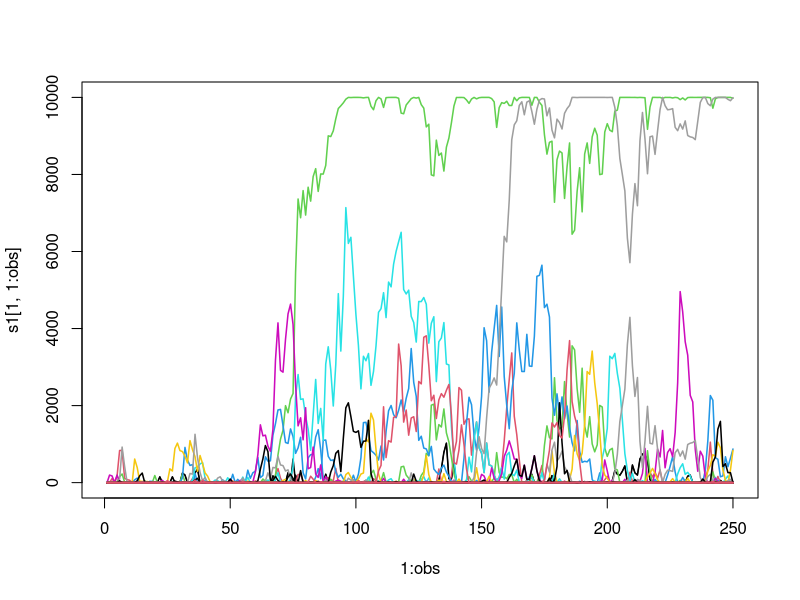

Write R code to recreate this figure.
## ---- chunk 1
#columnas = individuals
#filas = genes
#Parametres
#los numero de la matriz son los cambios que se han producido en ese gen
#N=100
N=10000            #number of individuals
n_loc = 10        #number of genes
u=0.0001          #mutation rate per genome
days = 50000      #lenght of the experiment

#Variables
pop <-matrix(0,n_loc,N)        #population matrix
s1<-matrix(0, n_loc, days/200) #container to record single substitutions
s2<-matrix(0, n_loc, days/200) #container to record double substitutions
s3<-matrix(0, n_loc, days/200) #container to record triple substitutions
s4<-matrix(0, n_loc, days/200) #container to record quadruple substitutions

obs<-0

#Algorithm (growth and mutation)
for(days in 1:days){
  offspring<-sample(1:N, N/2, replace = TRUE)                   #choose half of the population
  pop<-cbind(pop[,offspring],pop[,offspring], deparse.level =0) #update the matrix
  
  #Mutations
  mutations<-rpois(1,N*u)
  ind<-round(runif(mutations,1,N))
  gen<-round(runif(mutations,1,n_loc))
  coords<-rbind(cbind(c(gen), c(ind)))
  pop[coords]<-pop[coords]+1
  
  if(days%in% seq(1,50000,by=200)){    # From 1 to 50000 by 200 days (1,200,400,etc)
    obs<-obs+1
    for(i in (1:n_loc)){               #recorre todos los genes (gen 1 tiene x mutaciones individuales, dobles, triples y cuadruples)
      s1[i,obs]<-sum(pop[i,]==1)          #how many individuals have 1 mutations
      s2[i,obs]<-sum(pop[i,]==2)          #how many individuals have 2 mutations
      s3[i,obs]<-sum(pop[i,]==3)          #how many individuals have 3 mutations
      s4[i,obs]<-sum(pop[i,]==4)          #how many individuals have 4 mutations
    }
    #print(days)
  }
}

print(rbind(s1[,obs], s2[,obs], s3[,obs], s4[,obs]))
plot(1:obs, s1[1,1:obs], type='l', ylim=c(1,N))
for(i in 1:n_loc){
  lines(1:obs, s1[i,1:obs], col=i, lwd=1.5)
  lines(1:obs, s2[i,1:obs], col=i, lwd=1.5)
  lines(1:obs, s3[i,1:obs], col=i, lwd=1.5)
  lines(1:obs, s4[i,1:obs], col=i, lwd=1.5)

}

